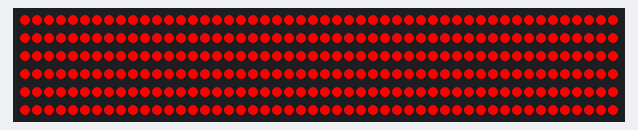
Recording of a sketch running on a simulated ESP8266 (NodeMCU). On the bench: 300 RGB LEDs in strip order, left to right, continuing on the next row. Dim RGB values are drawn brighter than linear; WiFi joins after 1.5 s; servers stay silent unless stated; what the sketch prints to the serial monitor is not drawn.

Above: at 2.8 s.
At 3.3 s:
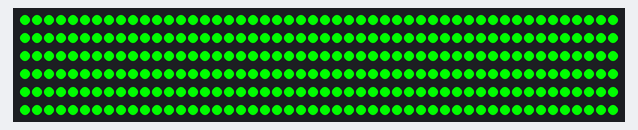
At 3.8 s:
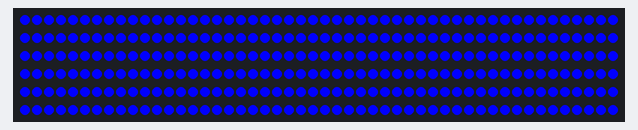
At 5.3 s:
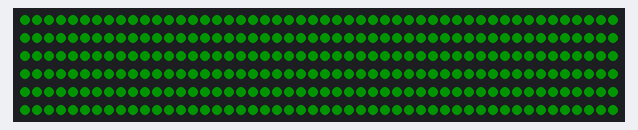

The sketch:

Art-Net-SWS2812b.ino
```cpp
// (licence header left out)
#include <ESP8266WiFi.h>
#include <WiFiUdp.h>
#include <ArtnetWifi.h>
#include <Adafruit_NeoPixel.h>

//Wifi settings
const char* ssid = "SSID";
const char* password = "PASS";

// Neopixel settings
const int numLeds = 300; // change for your setup
const int numberOfChannels = numLeds * 4; // Total number of channels you want to receive (1 led = 3 channels)
const byte dataPin = 12;
Adafruit_NeoPixel leds = Adafruit_NeoPixel(numLeds, dataPin, NEO_GRB + NEO_KHZ800);

// Artnet settings
ArtnetWifi artnet;
const int startUniverse = 0; // CHANGE FOR YOUR SETUP most software this is 1, some software send out artnet first universe as 0.

// Check if we got all universes
const int maxUniverses = numberOfChannels / 512 + ((numberOfChannels % 512) ? 1 : 0);
bool universesReceived[maxUniverses];
bool sendFrame = 1;
int previousDataLength = 0;

// connect to wifi – returns true if successful or false if not
boolean ConnectWifi(void)
{
  boolean state = true;
  int i = 0;

  WiFi.begin(ssid, password);
  //WiFi.mode(WIFI_STA);
  //WiFi.softAPdisconnect(true);

  Serial.println("");
  Serial.println("Connecting to WiFi");

  // Wait for connection
  Serial.print("Connecting");
  while (WiFi.status() != WL_CONNECTED) {
    delay(500);
    Serial.print(".");
    if (i > 20){
      state = false;
      break;
    }
    i++;
  }
  if (state){
    delay(200);
    Serial.println("");
    Serial.print("Connected to ");
    Serial.println(ssid);
    Serial.print("IP address: ");
    Serial.println(WiFi.localIP());
    delay(500);
    initTest();
    for (int i = 0 ; i < numLeds ; i++) leds.setPixelColor(i, 0, 255, 0, 0); // Green
    leds.setBrightness(20);
    leds.show();


  } else {
    delay(200);
    Serial.println("");
    Serial.println("Connection failed.");
    delay(500);
    leds.begin();
    for (int i = 0 ; i < numLeds ; i++) leds.setPixelColor(i, 0, 0, 0, 0); // Black
    leds.show();
    delay(300);
    for (int i = 0 ; i < numLeds ; i++) leds.setPixelColor(i, 255, 0, 0, 0); // Red
    leds.show();
  }

  return state;
}

void initTest()
{
  leds.begin();
  for (int i = 0 ; i < numLeds ; i++) leds.setPixelColor(i, 0, 0, 0, 0); //G
  leds.show();
  delay(500);
  for (int i = 0 ; i < numLeds ; i++) leds.setPixelColor(i, 255, 0, 0, 0); //R
  leds.show();
  delay(500);
  for (int i = 0 ; i < numLeds ; i++) leds.setPixelColor(i, 0, 255, 0, 0); //G
  leds.show();
  delay(500);
  for (int i = 0 ; i < numLeds ; i++) leds.setPixelColor(i, 0, 0, 255, 0); //B
  leds.show();
  delay(500);
  for (int i = 0 ; i < numLeds ; i++) leds.setPixelColor(i, 0, 0, 0, 255); //W
  leds.show();
  delay(500);
  for (int i = 0 ; i < numLeds ; i++) leds.setPixelColor(i, 0, 0, 0, 0); //G
  leds.show();
  delay(500);

  leds.clear();
}

void onDmxFrame(uint16_t universe, uint16_t length, uint8_t sequence, uint8_t* data)
{
  sendFrame = 1;
  // set brightness of the whole strip
  if (universe == 15)
  {
    leds.setBrightness(data[0]);
    leds.show();
  }

  // Store which universe has got in
  if ((universe - startUniverse) < maxUniverses)
    universesReceived[universe - startUniverse] = 1;

  for (int i = 0 ; i < maxUniverses ; i++)
  {
    if (universesReceived[i] == 0)
    {
      //Serial.println("Broke");
      sendFrame = 0;
      break;
    }
  }

  // read universe and put into the right part of the display buffer
  for (int i = 0; i < length / 4; i++)
  {
    int led = i + (universe - startUniverse) * (previousDataLength / 4);
  /*
    if (led < numLeds) {
      if (data[i*3+1] == data[i*3] && data[i*3] == data[i*3+2]) { // check if White
        leds.setPixelColor(led, 0, 0, 0, data[i*3]);
      } else {
        leds.setPixelColor(led, data[i * 3 + 1], data[i * 3], data[i * 3 + 2],0);
      }
    }
  */
    if (led < numLeds) {
      leds.setPixelColor(led, data[i * 4], data[i * 4+ 1 ], data[i * 4 + 2],data[i * 4 + 3]);
    }

  }
  previousDataLength = length;

  if (sendFrame)
  {
    leds.show();
    // Reset universeReceived to 0
    memset(universesReceived, 0, maxUniverses);
  }
}

void setup()
{
  Serial.begin(115200);
  artnet.begin();
//  initTest();/
  ConnectWifi();

  // this will be called for each packet received
  artnet.setArtDmxCallback(onDmxFrame);
}

void loop()
{
  // we call the read function inside the loop
  artnet.read();
}
```

Measured:
- what the display in image 0 shows lasts 0.5 s, from 2.7 s to 3.2 s
